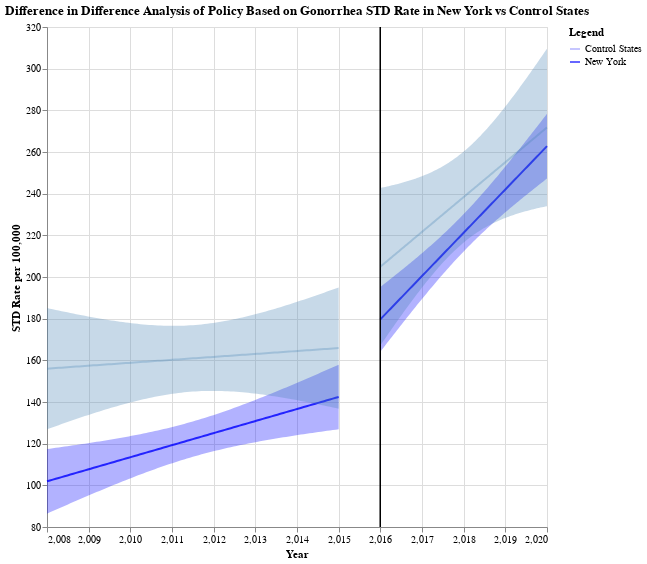

Here is the notebook cell this chart was saved with:
### Markdown cell above
## Gonorrhea only

### Code cell
# Gonorrhea in New York vs Control States

Gonorrhea_only = clean_sp[clean_sp['Indicator'] == 'Gonorrhea']

# partition data based on the same treatment and control states
gonorrhea_std_ny = partition_data(
    Gonorrhea_only, "State", "STD_per_100000", treat_state, control_states, 2016)

pre_ny_gonorrhea = plotting_chart(gonorrhea_std_ny[0], "Year", "STD_per_100000",
                                  "New York", 2016, "Blue", "STD Rate per 100,000")
post_ny_gonorrhea = plotting_chart(
    gonorrhea_std_ny[1], "Year", "STD_per_100000", "New York", 2016, "Blue", "STD Rate per 100,000")
pre_control_gonorrhea = plotting_chart(
    gonorrhea_std_ny[2], "Year", "STD_per_100000", "Control States", 2016, "#4682B4", "STD Rate per 100,000")
post_control_gonorrhea = plotting_chart(
    gonorrhea_std_ny[3], "Year", "STD_per_100000", "Control States", 2016, " #4682B4", "STD Rate per 100,000")

final_gonorrhea = pre_ny_gonorrhea + post_ny_gonorrhea + \
    pre_control_gonorrhea + post_control_gonorrhea
final_gonorrhea.properties(
    title="Difference in Difference Analysis of Policy Based on Gonorrhea STD Rate in New York vs Control States"
)
